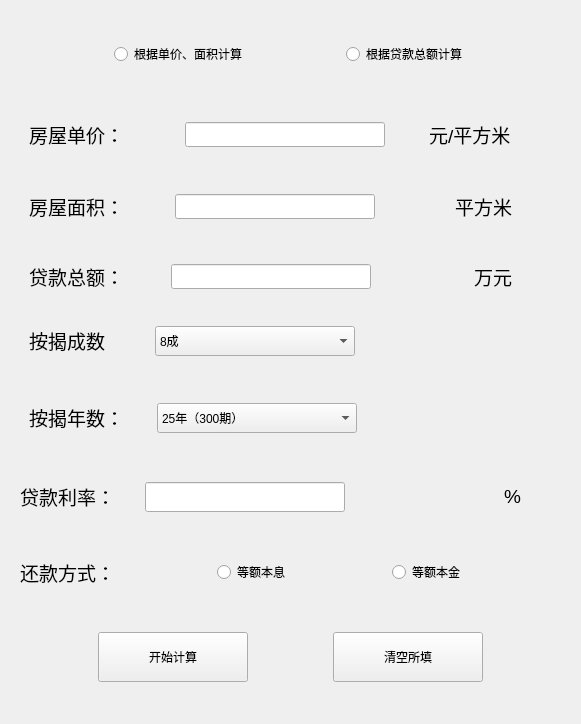
  <widget class="QWidget" name="layoutWidget">
   <property name="geometry">
    <rect>
     <x>9</x>
     <y>65</y>
     <width>581</width>
     <height>724</height>
    </rect>
   </property>
   <layout class="QVBoxLayout" name="verticalLayout_2">
    <item>
     <spacer name="verticalSpacer">
      <property name="orientation">
       <enum>Qt::Vertical</enum>
      </property>
      <property name="sizeHint" stdset="0">
       <size>
        <width>20</width>
        <height>40</height>
       </size>
      </property>
     </spacer>
    </item>
    <item>
     <widget class="QWidget" name="widget1" native="true">
      <property name="enabled">
       <bool>true</bool>
      </property>
      <property name="contextMenuPolicy">
       <enum>Qt::NoContextMenu</enum>
      </property>
      <property name="autoFillBackground">
       <bool>false</bool>
      </property>
      <layout class="QHBoxLayout" name="horizontalLayout">
       <item>
        <spacer name="horizontalSpacer_20">
         <property name="orientation">
          <enum>Qt::Horizontal</enum>
         </property>
         <property name="sizeHint" stdset="0">
          <size>
           <width>40</width>
           <height>20</height>
          </size>
         </property>
        </spacer>
       </item>
       <item>
        <widget class="QRadioButton" name="btn_1">
         <property name="contextMenuPolicy">
          <enum>Qt::ActionsContextMenu</enum>
         </property>
         <property name="acceptDrops">
          <bool>true</bool>
         </property>
         <property name="text">
          <string>根据单价、面积计算</string>
         </property>
        </widget>
       </item>
       <item>
        <spacer name="horizontalSpacer">
         <property name="orientation">
          <enum>Qt::Horizontal</enum>
         </property>
         <property name="sizeHint" stdset="0">
          <size>
           <width>40</width>
           <height>20</height>
          </size>
         </property>
        </spacer>
       </item>
       <item>
        <widget class="QRadioButton" name="btn_2">
         <property name="text">
          <string>根据贷款总额计算</string>
         </property>
        </widget>
       </item>
       <item>
        <spacer name="horizontalSpacer_21">
         <property name="orientation">
          <enum>Qt::Horizontal</enum>
         </property>
         <property name="sizeHint" stdset="0">
          <size>
           <width>40</width>
           <height>20</height>
          </size>
         </property>
        </spacer>
       </item>
      </layout>
     </widget>
    </item>
    <item>
     <spacer name="verticalSpacer_4">
      <property name="orientation">
       <enum>Qt::Vertical</enum>
      </property>
      <property name="sizeHint" stdset="0">
       <size>
        <width>20</width>
        <height>40</height>
       </size>
      </property>
     </spacer>
    </item>
    <item>
     <widget class="QWidget" name="widget_9" native="true">
      <layout class="QVBoxLayout" name="verticalLayout">
       <item>
        <widget class="QWidget" name="widget_7" native="true">
         <layout class="QHBoxLayout" name="horizontalLayout_9">
          <item>
           <widget class="QLabel" name="label_12">
            <property name="text">
             <string>&lt;html&gt;&lt;head/&gt;&lt;body&gt;&lt;p&gt;&lt;span style=&quot; font-size:14pt;&quot;&gt;房屋单价：&lt;/span&gt;&lt;/p&gt;&lt;/body&gt;&lt;/html&gt;</string>
            </property>
           </widget>
          </item>
          <item>
           <spacer name="horizontalSpacer_35">
            <property name="orientation">
             <enum>Qt::Horizontal</enum>
            </property>
            <property name="sizeHint" stdset="0">
             <size>
              <width>40</width>
              <height>20</height>
             </size>
            </property>
           </spacer>
          </item>
          <item>
           <widget class="QLineEdit" name="lineEdit_5">
            <property name="minimumSize">
             <size>
              <width>200</width>
              <height>25</height>
             </size>
            </property>
           </widget>
          </item>
          <item>
           <spacer name="horizontalSpacer_36">
            <property name="orientation">
             <enum>Qt::Horizontal</enum>
            </property>
            <property name="sizeType">
             <enum>QSizePolicy::Fixed</enum>
            </property>
            <property name="sizeHint" stdset="0">
             <size>
              <width>38</width>
              <height>20</height>
             </size>
            </property>
           </spacer>
          </item>
          <item>
           <widget class="QLabel" name="label_13">
            <property name="text">
             <string>&lt;html&gt;&lt;head/&gt;&lt;body&gt;&lt;p&gt;&lt;span style=&quot; font-size:14pt;&quot;&gt;元/平方米&lt;/span&gt;&lt;/p&gt;&lt;/body&gt;&lt;/html&gt;</string>
            </property>
           </widget>
          </item>
          <item>
           <spacer name="horizontalSpacer_37">
            <property name="orientation">
             <enum>Qt::Horizontal</enum>
            </property>
            <property name="sizeType">
             <enum>QSizePolicy::Fixed</enum>
            </property>
            <property name="sizeHint" stdset="0">
             <size>
              <width>41</width>
              <height>20</height>
             </size>
            </property>
           </spacer>
          </item>
         </layout>
        </widget>
       </item>
       <item>
        <spacer name="verticalSpacer_9">
         <property name="orientation">
          <enum>Qt::Vertical</enum>
         </property>
         <property name="sizeHint" stdset="0">
          <size>
           <width>20</width>
           <height>28</height>
          </size>
         </property>
        </spacer>
       </item>
       <item>
        <widget class="QWidget" name="widget_8" native="true">
         <layout class="QHBoxLayout" name="horizontalLayout_10">
          <item>
           <widget class="QLabel" name="label_14">
            <property name="text">
             <string>&lt;html&gt;&lt;head/&gt;&lt;body&gt;&lt;p&gt;&lt;span style=&quot; font-size:14pt;&quot;&gt;房屋面积：&lt;/span&gt;&lt;/p&gt;&lt;/body&gt;&lt;/html&gt;</string>
            </property>
           </widget>
          </item>
          <item>
           <spacer name="horizontalSpacer_39">
            <property name="orientation">
             <enum>Qt::Horizontal</enum>
            </property>
            <property name="sizeHint" stdset="0">
             <size>
              <width>40</width>
              <height>20</height>
             </size>
            </property>
           </spacer>
          </item>
          <item>
           <widget class="QLineEdit" name="lineEdit_6">
            <property name="minimumSize">
             <size>
              <width>200</width>
              <height>25</height>
             </size>
            </property>
           </widget>
          </item>
          <item>
           <spacer name="horizontalSpacer_40">
            <property name="orientation">
             <enum>Qt::Horizontal</enum>
            </property>
            <property name="sizeType">
             <enum>QSizePolicy::Fixed</enum>
            </property>
            <property name="sizeHint" stdset="0">
             <size>
              <width>74</width>
              <height>20</height>
             </size>
            </property>
           </spacer>
          </item>
          <item>
           <widget class="QLabel" name="label_15">
            <property name="text">
             <string>&lt;html&gt;&lt;head/&gt;&lt;body&gt;&lt;p&gt;&lt;span style=&quot; font-size:14pt;&quot;&gt;平方米&lt;/span&gt;&lt;/p&gt;&lt;/body&gt;&lt;/html&gt;</string>
            </property>
           </widget>
          </item>
          <item>
           <spacer name="horizontalSpacer_41">
            <property name="orientation">
             <enum>Qt::Horizontal</enum>
            </property>
            <property name="sizeType">
             <enum>QSizePolicy::Minimum</enum>
            </property>
            <property name="sizeHint" stdset="0">
             <size>
              <width>40</width>
              <height>20</height>
             </size>
            </property>
           </spacer>
          </item>
         </layout>
        </widget>
       </item>
       <item>
        <spacer name="verticalSpacer_11">
         <property name="orientation">
          <enum>Qt::Vertical</enum>
         </property>
         <property name="sizeHint" stdset="0">
          <size>
           <width>20</width>
           <height>26</height>
          </size>
         </property>
        </spacer>
       </item>
       <item>
        <widget class="QWidget" name="widget_2" native="true">
         <layout class="QHBoxLayout" name="horizontalLayout_2">
          <item>
           <widget class="QLabel" name="label">
            <property name="text">
             <string>&lt;html&gt;&lt;head/&gt;&lt;body&gt;&lt;p&gt;&lt;span style=&quot; font-size:14pt;&quot;&gt;贷款总额：&lt;/span&gt;&lt;/p&gt;&lt;/body&gt;&lt;/html&gt;</string>
            </property>
           </widget>
          </item>
          <item>
           <spacer name="horizontalSpacer_5">
            <property name="orientation">
             <enum>Qt::Horizontal</enum>
            </property>
            <property name="sizeType">
             <enum>QSizePolicy::Expanding</enum>
            </property>
            <property name="sizeHint" stdset="0">
             <size>
              <width>39</width>
              <height>20</height>
             </size>
            </property>
           </spacer>
          </item>
          <item>
           <widget class="QLineEdit" name="lineEdit_7">
            <property name="minimumSize">
             <size>
              <width>200</width>
              <height>25</height>
             </size>
            </property>
           </widget>
          </item>
          <item>
           <spacer name="horizontalSpacer_4">
            <property name="orientation">
             <enum>Qt::Horizontal</enum>
            </property>
            <property name="sizeType">
             <enum>QSizePolicy::Fixed</enum>
            </property>
            <property name="sizeHint" stdset="0">
             <size>
              <width>97</width>
              <height>20</height>
             </size>
            </property>
           </spacer>
          </item>
          <item>
           <widget class="QLabel" name="label_2">
            <property name="text">
             <string>&lt;html&gt;&lt;head/&gt;&lt;body&gt;&lt;p&gt;&lt;span style=&quot; font-size:14pt;&quot;&gt;万元&lt;/span&gt;&lt;/p&gt;&lt;/body&gt;&lt;/html&gt;</string>
            </property>
           </widget>
          </item>
          <item>
           <spacer name="horizontalSpacer_2">
            <property name="orientation">
             <enum>Qt::Horizontal</enum>
            </property>
            <property name="sizeType">
             <enum>QSizePolicy::Fixed</enum>
            </property>
            <property name="sizeHint" stdset="0">
             <size>
              <width>40</width>
              <height>20</height>
             </size>
            </property>
           </spacer>
          </item>
         </layout>
        </widget>
       </item>
       <item>
        <spacer name="verticalSpacer_5">
         <property name="orientation">
          <enum>Qt::Vertical</enum>
         </property>
         <property name="sizeType">
          <enum>QSizePolicy::Fixed</enum>
         </property>
         <property name="sizeHint" stdset="0">
          <size>
           <width>20</width>
           <height>11</height>
          </size>
         </property>
        </spacer>
       </item>
       <item>
        <widget class="QWidget" name="widget_10" native="true">
         <layout class="QHBoxLayout" name="horizontalLayout_7">
          <item>
           <widget class="QLabel" name="label_8">
            <property name="text">
             <string>&lt;html&gt;&lt;head/&gt;&lt;body&gt;&lt;p&gt;&lt;span style=&quot; font-size:14pt;&quot;&gt;按揭成数&lt;/span&gt;&lt;/p&gt;&lt;/body&gt;&lt;/html&gt;</string>
            </property>
           </widget>
          </item>
          <item>
           <spacer name="horizontalSpacer_8">
            <property name="orientation">
             <enum>Qt::Horizontal</enum>
            </property>
            <property name="sizeHint" stdset="0">
             <size>
              <width>40</width>
              <height>20</height>
             </size>
            </property>
           </spacer>
          </item>
          <item>
           <widget class="QComboBox" name="comboBox_3">
            <property name="minimumSize">
             <size>
              <width>200</width>
              <height>30</height>
             </size>
            </property>
            <item>
             <property name="text">
              <string>8成</string>
             </property>
            </item>
            <item>
             <property name="text">
              <string>7.5成</string>
             </property>
            </item>
            <item>
             <property name="text">
              <string>7成</string>
             </property>
            </item>
            <item>
             <property name="text">
              <string>6.5成</string>
             </property>
            </item>
            <item>
             <property name="text">
              <string>6成</string>
             </property>
            </item>
            <item>
             <property name="text">
              <string>5.5成</string>
             </property>
            </item>
            <item>
             <property name="text">
              <string>5成</string>
             </property>
            </item>
            <item>
             <property name="text">
              <string>4.5成</string>
             </property>
            </item>
            <item>
             <property name="text">
              <string>4成</string>
             </property>
            </item>
            <item>
             <property name="text">
              <string>3.5成</string>
             </property>
            </item>
            <item>
             <property name="text">
              <string>3成</string>
             </property>
            </item>
            <item>
             <property name="text">
              <string>2.5成</string>
             </property>
            </item>
            <item>
             <property name="text">
              <string>2成</string>
             </property>
            </item>
           </widget>
          </item>
          <item>
           <spacer name="horizontalSpacer_6">
            <property name="orientation">
             <enum>Qt::Horizontal</enum>
            </property>
            <property name="sizeType">
             <enum>QSizePolicy::Minimum</enum>
            </property>
            <property name="sizeHint" stdset="0">
             <size>
              <width>197</width>
              <height>20</height>
             </size>
            </property>
           </spacer>
          </item>
         </layout>
        </widget>
       </item>
       <item>
        <spacer name="verticalSpacer_7">
         <property name="orientation">
          <enum>Qt::Vertical</enum>
         </property>
         <property name="sizeType">
          <enum>QSizePolicy::Fixed</enum>
         </property>
         <property name="sizeHint" stdset="0">
          <size>
           <width>20</width>
           <height>23</height>
          </size>
         </property>
        </spacer>
       </item>
       <item>
        <widget class="QWidget" name="widget_3" native="true">
         <layout class="QHBoxLayout" name="horizontalLayout_3">
          <item>
           <widget class="QLabel" name="label_3">
            <property name="text">
             <string>&lt;html&gt;&lt;head/&gt;&lt;body&gt;&lt;p&gt;&lt;span style=&quot; font-size:14pt;&quot;&gt;按揭年数：&lt;/span&gt;&lt;/p&gt;&lt;/body&gt;&lt;/html&gt;</string>
            </property>
           </widget>
          </item>
          <item>
           <spacer name="horizontalSpacer_9">
            <property name="orientation">
             <enum>Qt::Horizontal</enum>
            </property>
            <property name="sizeHint" stdset="0">
             <size>
              <width>40</width>
              <height>20</height>
             </size>
            </property>
           </spacer>
          </item>
          <item>
           <widget class="QComboBox" name="comboBox_1">
            <property name="minimumSize">
             <size>
              <width>200</width>
              <height>30</height>
             </size>
            </property>
            <item>
             <property name="text">
              <string>25年（300期）</string>
             </property>
            </item>
            <item>
             <property name="text">
              <string>24年（288期)</string>
             </property>
            </item>
            <item>
             <property name="text">
              <string>23年（276期）</string>
             </property>
            </item>
            <item>
             <property name="text">
              <string>22年（264期）</string>
             </property>
            </item>
            <item>
             <property name="text">
              <string>21年（252期）</string>
             </property>
            </item>
            <item>
             <property name="text">
              <string>20年（240期）</string>
             </property>
            </item>
            <item>
             <property name="text">
              <string>19年（228期）</string>
             </property>
            </item>
            <item>
             <property name="text">
              <string>18年（216期）</string>
             </property>
            </item>
            <item>
             <property name="text">
              <string>17年（204期）</string>
             </property>
            </item>
            <item>
             <property name="text">
              <string>16年（192期）</string>
             </property>
            </item>
            <item>
             <property name="text">
              <string>15年（180期）</string>
             </property>
            </item>
            <item>
             <property name="text">
              <string>10年（120期）</string>
             </property>
            </item>
            <item>
             <property name="text">
              <string>9年（108期）</string>
             </property>
            </item>
            <item>
             <property name="text">
              <string>8年（96期）</string>
             </property>
            </item>
            <item>
             <property name="text">
              <string>7年（84期）</string>
             </property>
            </item>
            <item>
             <property name="text">
              <string>6年（72期）</string>
             </property>
            </item>
            <item>
             <property name="text">
              <string>5年（60期）</string>
             </property>
            </item>
            <item>
             <property name="text">
              <string>4年（48期）</string>
             </property>
            </item>
            <item>
             <property name="text">
              <string>3年（36期）</string>
             </property>
            </item>
            <item>
             <property name="text">
              <string>2年（24期）</string>
             </property>
            </item>
            <item>
             <property name="text">
              <string>1年（12期）</string>
             </property>
            </item>
           </widget>
          </item>
          <item>
           <spacer name="horizontalSpacer_7">
            <property name="orientation">
             <enum>Qt::Horizontal</enum>
            </property>
            <property name="sizeType">
             <enum>QSizePolicy::Fixed</enum>
            </property>
            <property name="sizeHint" stdset="0">
             <size>
              <width>195</width>
              <height>20</height>
             </size>
            </property>
           </spacer>
          </item>
         </layout>
        </widget>
       </item>
       <item>
        <spacer name="verticalSpacer_2">
         <property name="orientation">
          <enum>Qt::Vertical</enum>
         </property>
         <property name="sizeType">
          <enum>QSizePolicy::Fixed</enum>
         </property>
         <property name="sizeHint" stdset="0">
          <size>
           <width>20</width>
           <height>16</height>
          </size>
         </property>
        </spacer>
       </item>
      </layout>
     </widget>
    </item>
    <item>
     <widget class="QWidget" name="widget_4" native="true">
      <layout class="QHBoxLayout" name="horizontalLayout_4">
       <item>
        <widget class="QLabel" name="label_5">
         <property name="text">
          <string>&lt;html&gt;&lt;head/&gt;&lt;body&gt;&lt;p&gt;&lt;span style=&quot; font-size:14pt;&quot;&gt;贷款利率：&lt;/span&gt;&lt;/p&gt;&lt;/body&gt;&lt;/html&gt;</string>
         </property>
        </widget>
       </item>
       <item>
        <spacer name="horizontalSpacer_13">
         <property name="orientation">
          <enum>Qt::Horizontal</enum>
         </property>
         <property name="sizeType">
          <enum>QSizePolicy::Fixed</enum>
         </property>
         <property name="sizeHint" stdset="0">
          <size>
           <width>24</width>
           <height>20</height>
          </size>
         </property>
        </spacer>
       </item>
       <item>
        <widget class="QLineEdit" name="lineEdit_8">
         <property name="minimumSize">
          <size>
           <width>200</width>
           <height>30</height>
          </size>
         </property>
         <property name="maximumSize">
          <size>
           <width>200</width>
           <height>30</height>
          </size>
         </property>
        </widget>
       </item>
       <item>
        <spacer name="horizontalSpacer_3">
         <property name="orientation">
          <enum>Qt::Horizontal</enum>
         </property>
         <property name="sizeHint" stdset="0">
          <size>
           <width>40</width>
           <height>20</height>
          </size>
         </property>
        </spacer>
       </item>
       <item>
        <widget class="QLabel" name="label_6">
         <property name="text">
          <string>&lt;html&gt;&lt;head/&gt;&lt;body&gt;&lt;p&gt;&lt;span style=&quot; font-size:14pt;&quot;&gt;%&lt;/span&gt;&lt;/p&gt;&lt;/body&gt;&lt;/html&gt;</string>
         </property>
        </widget>
       </item>
       <item>
        <spacer name="horizontalSpacer_10">
         <property name="orientation">
          <enum>Qt::Horizontal</enum>
         </property>
         <property name="sizeType">
          <enum>QSizePolicy::Fixed</enum>
         </property>
         <property name="sizeHint" stdset="0">
          <size>
           <width>40</width>
           <height>20</height>
          </size>
         </property>
        </spacer>
       </item>
      </layout>
     </widget>
    </item>
    <item>
     <spacer name="verticalSpacer_6">
      <property name="orientation">
       <enum>Qt::Vertical</enum>
      </property>
      <property name="sizeHint" stdset="0">
       <size>
        <width>20</width>
        <height>40</height>
       </size>
      </property>
     </spacer>
    </item>
    <item>
     <widget class="QWidget" name="widget_5" native="true">
      <layout class="QHBoxLayout" name="horizontalLayout_5">
       <item>
        <widget class="QLabel" name="label_7">
         <property name="text">
          <string>&lt;html&gt;&lt;head/&gt;&lt;body&gt;&lt;p&gt;&lt;span style=&quot; font-size:14pt;&quot;&gt;还款方式：&lt;/span&gt;&lt;/p&gt;&lt;/body&gt;&lt;/html&gt;</string>
         </property>
        </widget>
       </item>
       <item>
        <spacer name="horizontalSpacer_15">
         <property name="orientation">
          <enum>Qt::Horizontal</enum>
         </property>
         <property name="sizeHint" stdset="0">
          <size>
           <width>40</width>
           <height>20</height>
          </size>
         </property>
        </spacer>
       </item>
       <item>
        <widget class="QRadioButton" name="radioButton_3">
         <property name="text">
          <string>等额本息</string>
         </property>
        </widget>
       </item>
       <item>
        <spacer name="horizontalSpacer_16">
         <property name="orientation">
          <enum>Qt::Horizontal</enum>
         </property>
         <property name="sizeHint" stdset="0">
          <size>
           <width>40</width>
           <height>20</height>
          </size>
         </property>
        </spacer>
       </item>
       <item>
        <widget class="QRadioButton" name="radioButton_4">
         <property name="text">
          <string>等额本金</string>
         </property>
        </widget>
       </item>
       <item>
        <spacer name="horizontalSpacer_17">
         <property name="orientation">
          <enum>Qt::Horizontal</enum>
         </property>
         <property name="sizeHint" stdset="0">
          <size>
           <width>40</width>
           <height>20</height>
          </size>
         </property>
        </spacer>
       </item>
      </layout>
     </widget>
    </item>
    <item>
     <spacer name="verticalSpacer_10">
      <property name="orientation">
       <enum>Qt::Vertical</enum>
      </property>
      <property name="sizeHint" stdset="0">
       <size>
        <width>20</width>
        <height>40</height>
       </size>
      </property>
     </spacer>
    </item>
    <item>
     <widget class="QWidget" name="widget_6" native="true">
      <layout class="QHBoxLayout" name="horizontalLayout_6">
       <item>
        <spacer name="horizontalSpacer_14">
         <property name="orientation">
          <enum>Qt::Horizontal</enum>
         </property>
         <property name="sizeHint" stdset="0">
          <size>
           <width>40</width>
           <height>20</height>
          </size>
         </property>
        </spacer>
       </item>
       <item>
        <widget class="QPushButton" name="pushButton">
         <property name="minimumSize">
          <size>
           <width>150</width>
           <height>50</height>
          </size>
         </property>
         <property name="maximumSize">
          <size>
           <width>150</width>
           <height>50</height>
          </size>
         </property>
         <property name="text">
          <string>开始计算</string>
         </property>
        </widget>
       </item>
       <item>
        <spacer name="horizontalSpacer_18">
         <property name="orientation">
          <enum>Qt::Horizontal</enum>
         </property>
         <property name="sizeHint" stdset="0">
          <size>
           <width>40</width>
           <height>20</height>
          </size>
         </property>
        </spacer>
       </item>
       <item>
        <widget class="QPushButton" name="pushButton_2">
         <property name="minimumSize">
          <size>
           <width>150</width>
           <height>50</height>
          </size>
         </property>
         <property name="maximumSize">
          <size>
           <width>150</width>
           <height>50</height>
          </size>
         </property>
         <property name="text">
          <string>清空所填</string>
         </property>
        </widget>
       </item>
       <item>
        <spacer name="horizontalSpacer_19">
         <property name="orientation">
          <enum>Qt::Horizontal</enum>
         </property>
         <property name="sizeHint" stdset="0">
          <size>
           <width>40</width>
           <height>20</height>
          </size>
         </property>
        </spacer>
       </item>
      </layout>
     </widget>
    </item>
    <item>
     <spacer name="verticalSpacer_3">
      <property name="orientation">
       <enum>Qt::Vertical</enum>
      </property>
      <property name="sizeHint" stdset="0">
       <size>
        <width>20</width>
        <height>40</height>
       </size>
      </property>
     </spacer>
    </item>
   </layout>
  </widget>
